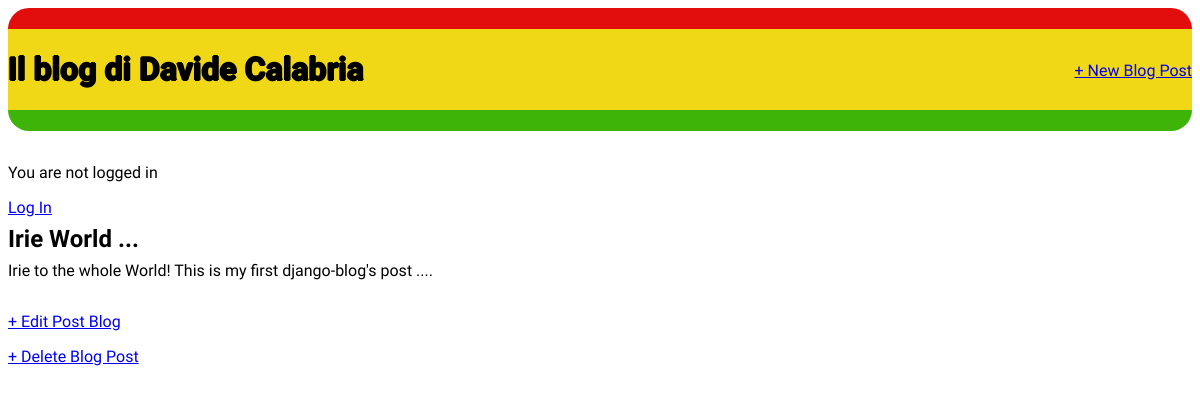
The app's page /post/1/ with its own data.
### blog/models.py (models this page shows, shortened)
class Post(models.Model):
	title = models.CharField(max_length=200)
	author = models.ForeignKey(
		'auth.User',
		on_delete=models.CASCADE,
	)
	body = models.TextField()

### blog/views.py (the view)
# urls.py: path('post/<int:pk>/', BlogDetailView.as_view(),
class BlogDetailView(DetailView): #new
	model = Post
	template_name = 'post_detail.html'

### templates/post_detail.html
{% extends 'base.html' %}
{% block content %}
	<div class="post-entry">
		<h2>{{ object.title }}</h2>
		<p>{{ object.body }}</p>
	</div>
	<p><a href="{% url 'post_edit' post.pk %}">+ Edit Post Blog</a></p>
	<p><a href="{% url 'post_delete' post.pk %}">+ Delete Blog Post</a></p>
{% endblock content %}

### static/css/base.css (style rules this page uses)
body { font-family: 'Reggae One', cursive; font-size = 18px; }
.post-entry { margin-bottom: 2rem; }
.post-entry h2 { margin: 0.5rem 0; }
.post-entry p { margin: 0; font-weight: 400; }

### records on screen
Post: title "Irie World ...", body "Irie to the whole World! This is my first django-blog's post ...."
